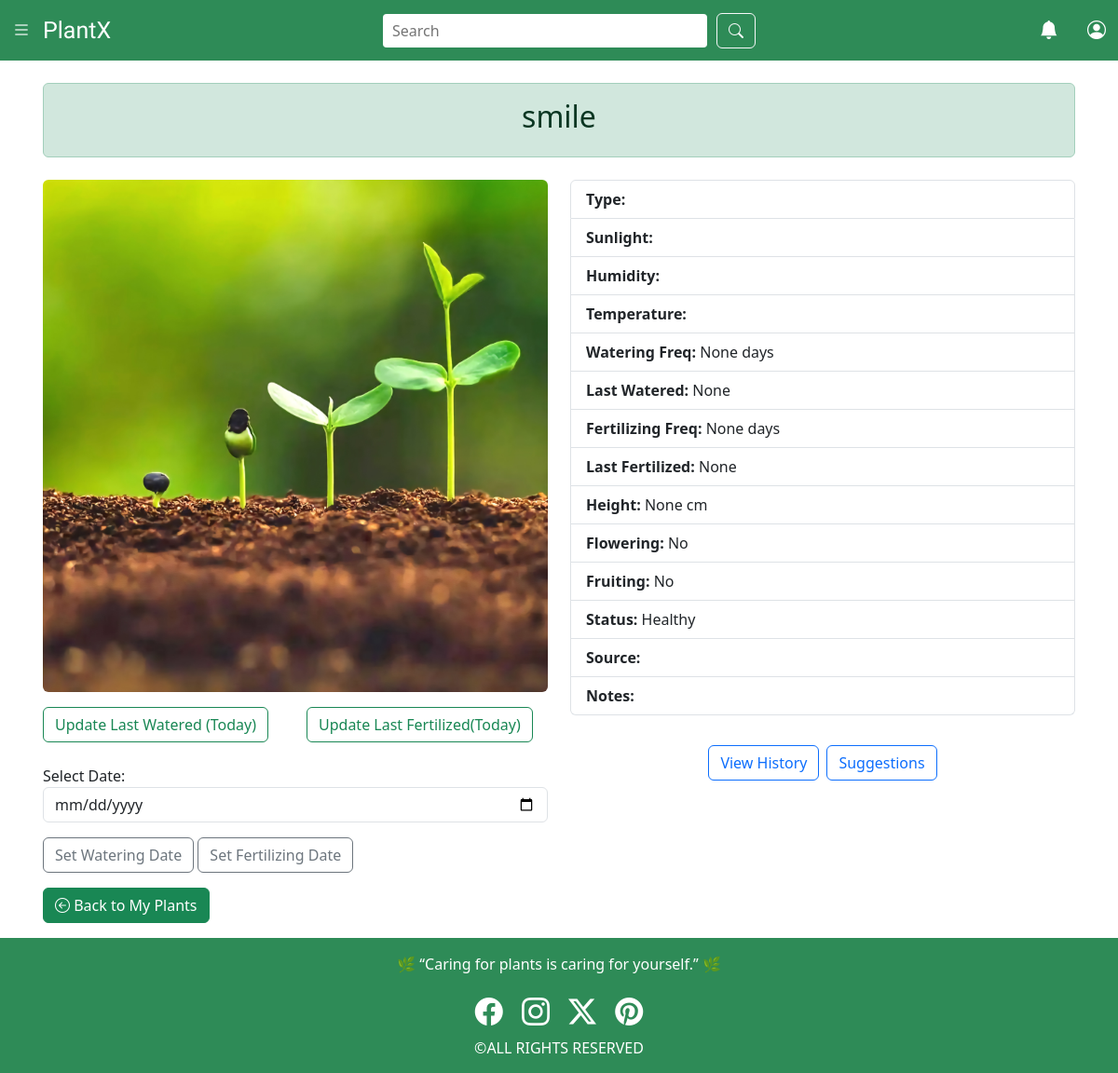
/myplants/9/ (signed in), run on an earlier commit of the app's database.
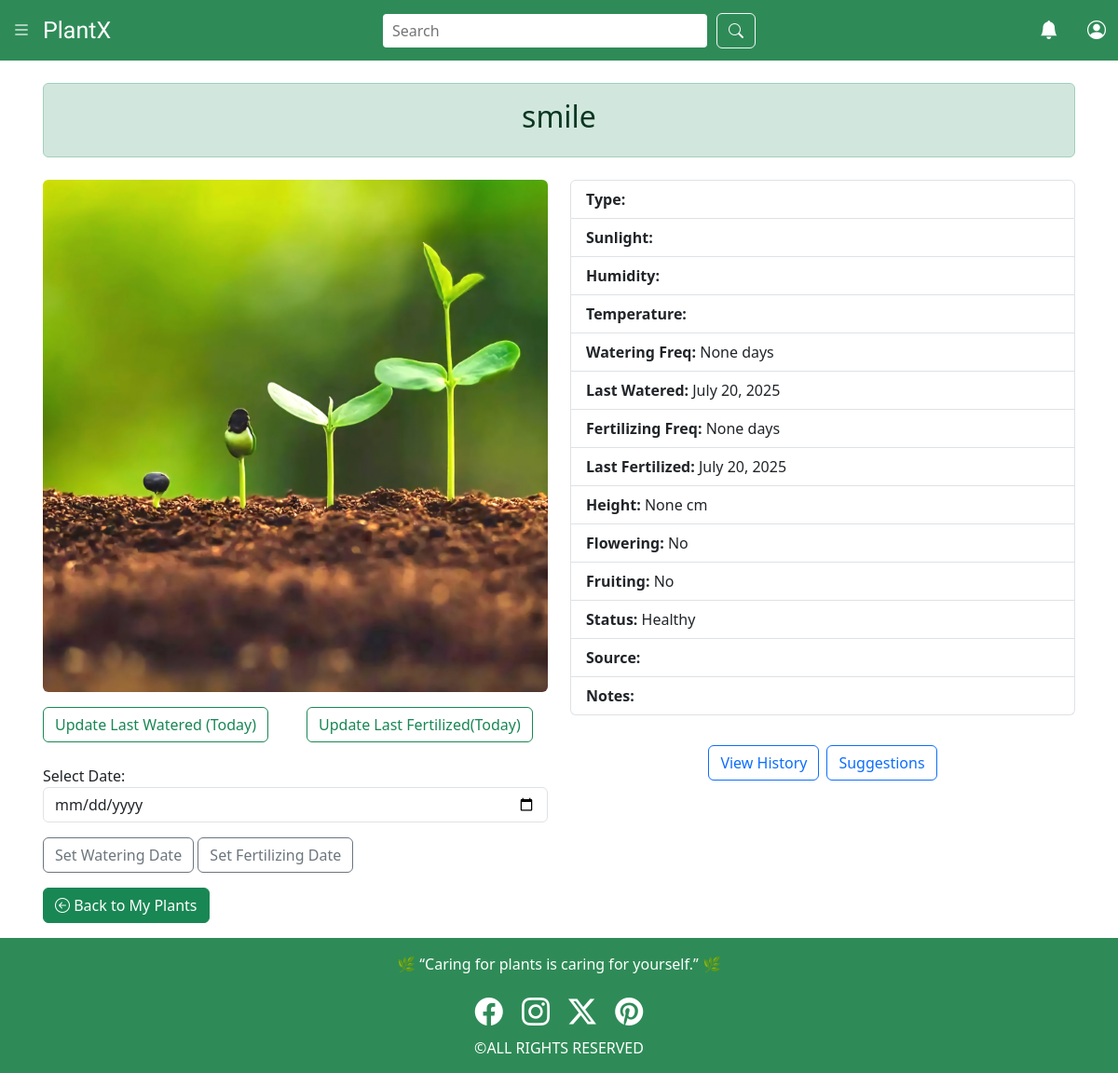
And on a later commit of the database.
### plant/models.py (models this page shows, shortened)
class userplant(models.Model):
    PLANT_TYPES = [
        ('Succulent', 'Succulent'),
        ('Fern', 'Fern'),
        ('Cactus', 'Cactus'),
        ('Herb', 'Herb'),
        ('Other', 'Other'),
    ]
    SUNLIGHT_OPTIONS = [
        ('Low', 'Low'),
        ('Medium', 'Medium'),
        ('High', 'High'),
    ]
    LOCATION_CHOICES = [
        ('Indoor', 'Indoor'),
        ('Outdoor', 'Outdoor'),
    ]
    STATUS_OPTIONS = [
        ('Healthy', 'Healthy'),
        ('Needs Attention', 'Needs Attention'),
        ('Dying', 'Dying'),
        ('Dead', 'Dead'),
    ]
    user = models.ForeignKey(User, on_delete=models.CASCADE)
    nickname = models.CharField(max_length=100, blank=True)
    plant_type = models.CharField(max_length=50, choices=PLANT_TYPES, blank=True)
    custom_image = models.ImageField(upload_to='user_plants/', blank=True, null=True)
    location = models.CharField(max_length=10, choices=LOCATION_CHOICES, blank=True)
    sunlight_available = models.CharField(max_length=10, choices=SUNLIGHT_OPTIONS, blank=True)
    humidity = models.CharField(max_length=100, blank=True, help_text="humidity level (e.g., “High humidity”)")
    temperature_preference = models.CharField(max_length=100, blank=True, help_text="Ideal temperature range or preference (e.g., “15–25°C”).")
    planted_date = models.DateField(default=date.today, help_text="The date when the plant was planted")
    last_watered = models.DateField(blank=True, null=True)
    watering_frequency = models.PositiveIntegerField(help_text="How often the plant should be watered, in days (e.g., every 3 days).", blank=True, null=True)
    water_reminder = models.BooleanField(default=True)
    last_fertilized = models.DateField(blank=True, null=True, help_text="Date when the plant was last given fertilizer.")
    fertilizing_frequency = models.PositiveIntegerField(help_text="How often to fertilize, in days.", blank=True, null=True)
    height_cm = models.DecimalField(max_digits=5, decimal_places=2, blank=True, null=True)
    is_flowering = models.BooleanField(default=False, help_text="whether the plant is currently flowering.")
    is_fruiting = models.BooleanField(default=False, help_text="whether the plant is producing fruit.")
    current_status = models.CharField(max_length=20, choices=STATUS_OPTIONS, default='Healthy')
    source = models.CharField(max_length=100, blank=True, help_text='Where the plant came from (e.g., "Local Nursery", "Gift", "Online").')
    notes = models.TextField(blank=True, help_text="Any additional notes – observations, reminders, or tips.")

### plant/views.py (the view)
# urls.py: path('myplants/<int:userplant_id>/', views.myplantinfo, name='myplantinfo'),
def myplantinfo(request, userplant_id):
    plant = get_object_or_404(userplant, id=userplant_id, user=request.user)
    return render(request, 'plant/myplantinfo.html', {'plant': plant})

### plant/context_processors.py (called while the page is built)
def userplants_context(request):
    if request.user.is_authenticated:
        return {
            'userplant': userplant.objects.filter(user=request.user)
        }
    return {'userplant': None}

### plant/templates/plant/myplantinfo.html (shortened to what the changed rows need)
{% load static %}
<!DOCTYPE html>
<html lang="en">
<head>
    <link href="https://cdn.jsdelivr.net/npm/bootstrap@5.3.7/dist/css/bootstrap.min.css" rel="stylesheet">
    <link rel="stylesheet" href="https://cdn.jsdelivr.net/npm/bootstrap-icons@1.13.1/font/bootstrap-icons.min.css">
</head>
<body>
    {% include 'plant/navbar.html' %}
    <div class="container mt-2 p-3">
        <div class="alert alert-success text-center">
            <h2>{{ plant.nickname|default:"Unnamed Plant" }}</h2>
        </div>
        <div class="row">
            <div class="col-md-6 mt-2">
                <ul class="list-group">
                    <li class="list-group-item"><strong>Type:</strong> {{ plant.plant_type }}</li>
                    <li class="list-group-item"><strong>Sunlight:</strong> {{ plant.sunlight_available }}</li>
                    <li class="list-group-item"><strong>Humidity:</strong> {{ plant.humidity }}</li>
                    <li class="list-group-item"><strong>Temperature:</strong> {{ plant.temperature_preference }}</li>
                    <li class="list-group-item"><strong>Watering Freq:</strong> {{ plant.watering_frequency }} days</li>
                    <li class="list-group-item"><strong>Last Watered:</strong> {{ plant.last_watered }}</li>
                    <li class="list-group-item"><strong>Fertilizing Freq:</strong> {{ plant.fertilizing_frequency }} days</li>
                    <li class="list-group-item"><strong>Last Fertilized:</strong> {{ plant.last_fertilized }}</li>
                    <li class="list-group-item"><strong>Height:</strong> {{ plant.height_cm }} cm</li>
                    <li class="list-group-item"><strong>Flowering:</strong> {{ plant.is_flowering|yesno:"Yes,No" }}</li>
                    <li class="list-group-item"><strong>Fruiting:</strong> {{ plant.is_fruiting|yesno:"Yes,No" }}</li>
                    <li class="list-group-item"><strong>Status:</strong> {{ plant.current_status }}</li>
                    <li class="list-group-item"><strong>Source:</strong> {{ plant.source }}</li>
                    <li class="list-group-item"><strong>Notes:</strong> {{ plant.notes }}</li>
                </ul>
            </div>
        </div>
    </div>
    {% include 'plant/footer.html' %}
</body>
</html>

What changed in the data, as far as the page shows it:
changed userplant "smile": last_watered "None" → "July 20, 2025"; last_fertilized "None" → "July 20, 2025"
